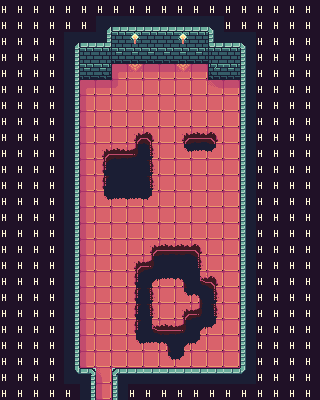

A level layout from a 2D game, rendered from its tile map. Below: a short description, then the map file with its tile-grid data intact:
An orthogonal 20x25 tile map with 16x16 px tiles, 2 tile layers (prototype, base) and 1 object (main_exit).

<map version="1.10" tiledversion="1.10.2" orientation="orthogonal" renderorder="right-down" width="20" height="25" tilewidth="16" tileheight="16" infinite="0" nextlayerid="10" nextobjectid="16">
 <tileset firstgid="1" source="FaerieForest_PetricakeGamesTSX.tsx" />
 <layer id="1" name="prototype" width="20" height="25">
  <data encoding="csv">
163,163,163,163,163,163,163,163,163,163,163,163,163,163,163,163,163,163,163,163,
163,163,163,163,163,163,163,163,163,163,163,163,163,163,163,163,163,163,163,163,
163,163,163,163,163,163,163,166,168,166,166,168,166,163,163,163,163,163,163,163,
163,163,163,163,166,166,166,166,166,166,166,166,166,166,166,166,163,163,163,163,
163,163,163,163,166,166,166,169,169,169,169,169,169,166,166,166,163,163,163,163,
163,163,163,163,166,169,169,169,169,169,169,169,169,169,169,166,163,163,163,163,
163,163,163,163,166,169,169,169,169,169,169,169,169,169,169,166,163,163,163,163,
163,163,163,163,166,169,169,169,169,169,169,169,169,169,169,166,163,163,163,163,
163,163,163,163,166,169,169,169,169,169,169,169,169,169,169,166,163,163,163,163,
163,163,163,163,166,169,169,169,169,169,169,169,169,169,169,166,163,163,163,163,
163,163,163,163,166,169,169,169,169,169,169,169,169,169,169,166,163,163,163,163,
163,163,163,163,166,169,169,169,169,169,169,169,169,169,169,166,163,163,163,163,
163,163,163,163,166,169,169,169,169,169,169,169,169,169,169,166,163,163,163,163,
163,163,163,163,166,169,169,169,169,169,169,169,169,169,169,166,163,163,163,163,
163,163,163,163,166,169,169,169,169,169,169,169,169,169,169,166,163,163,163,163,
163,163,163,163,166,169,169,169,169,169,169,169,169,169,169,166,163,163,163,163,
163,163,163,163,166,169,169,169,169,169,169,169,169,169,169,166,163,163,163,163,
163,163,163,163,166,169,169,169,169,169,169,169,169,169,169,166,163,163,163,163,
163,163,163,163,166,169,169,169,169,169,169,169,169,169,169,166,163,163,163,163,
163,163,163,163,166,169,169,169,169,169,169,169,169,169,169,166,163,163,163,163,
163,163,163,163,166,169,169,169,169,169,169,169,169,169,169,166,163,163,163,163,
163,163,163,163,166,169,169,169,169,169,169,169,169,169,169,166,163,163,163,163,
163,163,163,163,166,169,169,169,169,169,169,169,169,169,169,166,163,163,163,163,
163,163,163,163,166,166,169,166,166,166,166,166,166,166,166,166,163,163,163,163,
163,163,163,163,163,166,169,166,163,163,163,163,163,163,163,163,163,163,163,163
</data>
 </layer>
 <layer id="8" name="base" width="20" height="25">
  <data encoding="csv">
0,0,0,0,0,0,0,0,0,0,0,0,0,0,0,0,0,0,0,0,
0,0,0,0,0,0,1,5,5,5,5,5,5,4,0,0,0,0,0,0,
0,0,0,163,1,5,42,21,7,21,21,7,21,45,5,4,163,0,0,0,
0,0,0,163,37,21,164,8,8,8,8,8,8,165,21,40,163,0,0,0,
0,0,0,163,37,8,60,43,25,26,26,25,26,63,8,40,163,0,0,0,
0,0,0,163,37,43,26,79,41,41,41,41,41,151,26,40,163,0,0,0,
0,0,0,163,37,61,41,41,41,41,41,41,41,41,41,40,163,0,0,0,
0,0,0,163,37,61,41,41,41,41,41,41,41,41,41,40,163,0,0,0,
0,0,0,163,37,61,41,41,96,98,41,96,97,98,41,40,163,0,0,0,
0,0,0,163,37,61,96,97,110,116,41,132,133,134,41,40,163,0,0,0,
0,0,0,163,37,61,114,115,115,116,41,41,41,41,41,40,163,0,0,0,
0,0,0,163,37,61,114,115,115,116,41,41,41,41,41,40,163,0,0,0,
0,0,0,163,37,61,132,133,133,134,41,41,41,41,41,40,163,0,0,0,
0,0,0,163,37,61,41,41,41,41,41,41,41,41,41,40,163,0,0,0,
0,0,0,163,37,61,41,41,41,41,41,41,41,41,41,40,163,0,0,0,
0,0,0,163,37,61,41,41,41,96,97,97,98,41,41,40,163,0,0,0,
0,0,0,163,37,61,41,41,96,110,115,115,116,41,41,40,163,0,0,0,
0,0,0,163,37,61,41,41,114,91,133,92,109,98,41,40,163,0,0,0,
0,0,0,163,37,61,41,41,114,116,41,132,92,116,41,40,163,0,0,0,
0,0,0,163,37,61,41,41,114,116,41,96,110,116,41,40,163,0,0,0,
0,0,0,163,37,61,41,41,114,109,97,110,91,134,41,40,163,0,0,0,
0,0,0,163,37,61,41,41,132,133,92,91,134,41,41,40,163,0,0,0,
0,0,0,163,37,61,41,41,41,41,132,134,41,41,41,40,163,0,0,0,
0,0,0,163,73,27,80,9,6,6,6,6,6,6,6,76,163,0,0,0,
0,0,0,0,163,37,61,40,163,163,163,163,163,163,163,163,0,0,0,0
</data>
 </layer>
 <objectgroup id="9" name="objects_01">
  <object id="15" name="main_exit" gid="118" x="224" y="80" width="16" height="16" />
 </objectgroup>
</map>
